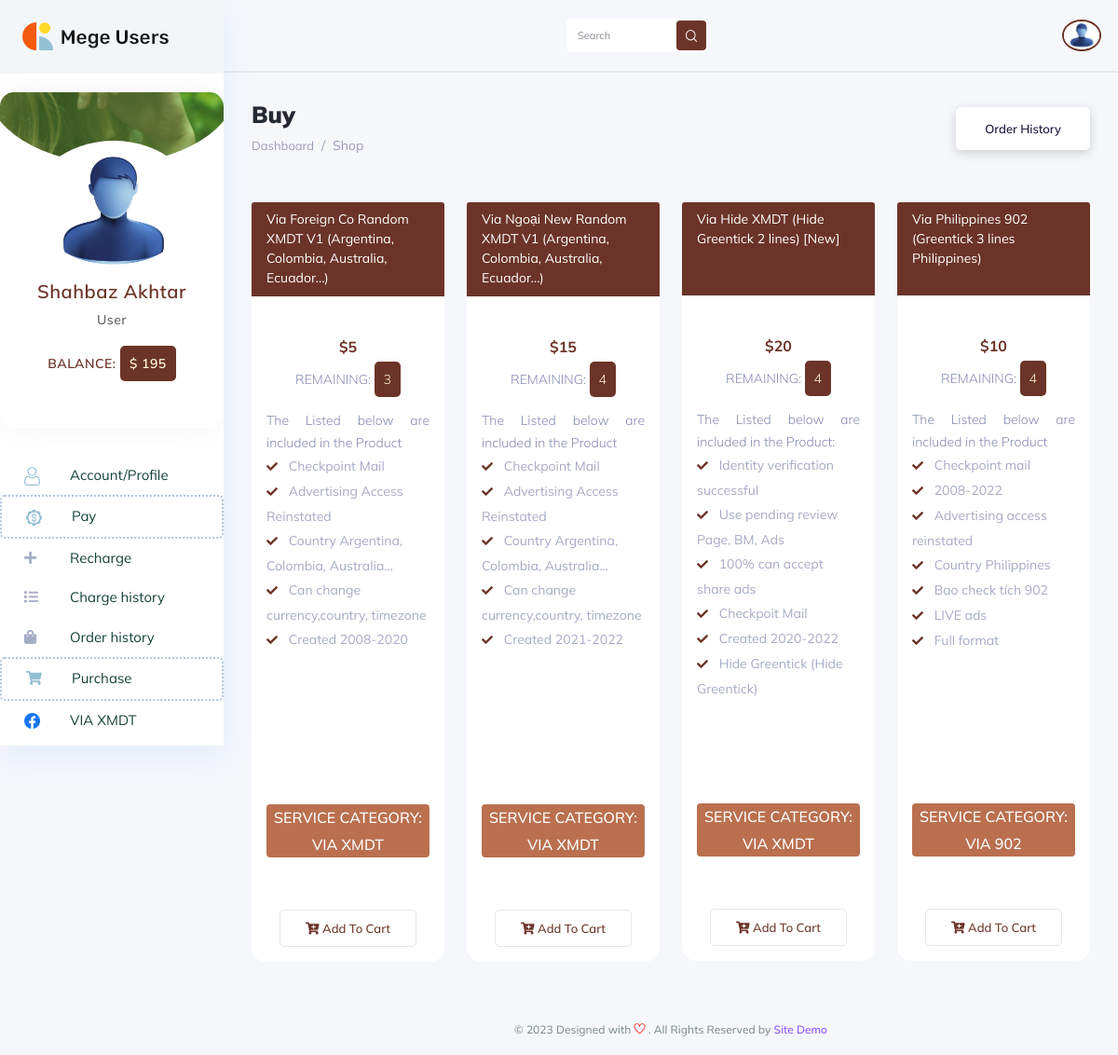
Page /shop.php (signed in) on the committed database.
### tables this page shows
CREATE TABLE `athentication` (
  `id` int(11) NOT NULL,
  `site_name` text NOT NULL,
  `site_logo` text NOT NULL,
  `usdt_address` text NOT NULL,
  `site_notice` text NOT NULL,
  `date` timestamp NOT NULL DEFAULT current_timestamp() ON UPDATE current_timestamp()
);

CREATE TABLE `users` (
  `id` int(11) NOT NULL,
  `name` text NOT NULL,
  `email` varchar(255) NOT NULL,
  `password` text NOT NULL,
  `img` text NOT NULL,
  `phone` text NOT NULL,
  `role` text NOT NULL,
  `status` text NOT NULL,
  `wallet` double NOT NULL,
  `date` timestamp NOT NULL DEFAULT current_timestamp() ON UPDATE current_timestamp()
);

CREATE TABLE `services` (
  `id` int(11) NOT NULL,
  `name` text NOT NULL,
  `img` text NOT NULL,
  `status` text NOT NULL,
  `date` timestamp NOT NULL DEFAULT current_timestamp() ON UPDATE current_timestamp()
);

CREATE TABLE `products` (
  `id` int(11) NOT NULL,
  `name` text NOT NULL,
  `description` text NOT NULL,
  `price` int(11) NOT NULL,
  `stack_qty` int(11) NOT NULL,
  `service_id` int(11) NOT NULL,
  `date` timestamp NOT NULL DEFAULT current_timestamp() ON UPDATE current_timestamp()
);

CREATE TABLE `products_features` (
  `id` int(11) NOT NULL,
  `name` text NOT NULL,
  `pro_id` text NOT NULL,
  `date` timestamp NOT NULL DEFAULT current_timestamp() ON UPDATE current_timestamp()
);

### shop.php (the view, shortened to what the rows shown need)
<?php
include "db/db.php";
include "inc/head.php";
?>
    <body class="crm_body_bg">
<?php
include "inc/sidebar.php";
if (isset($_GET['service']))
{
    $sqlPro = mysqli_query($db, "SELECT * FROM `products` WHERE service_id = '".$_GET['service']."'");
}
else
{
    $sqlPro = mysqli_query($db, "SELECT * FROM `products`");
}
    ?>
    <section class="main_content dashboard_part large_header_bg">
        <?php
        include "inc/navbar.php";
        ?>
        <div class="main_content_iner overly_inner ">
            <div class="container-fluid p-0 ">
                <div class="row">
                    <?php
                    if (isset($_GET['service']))
                    {
                        $sqlPro = mysqli_query($db, "SELECT * FROM `products` WHERE service_id = '".$_GET['service']."'");
                    }
                    else if (isset($_POST['search_btn']))
                    {
                        $search = $_POST['search'];
                        $sqlPro = mysqli_query($db, "SELECT * FROM `products` WHERE name LIKE '%$search%' ORDER BY id DESC");
                    }
                    else
                    {
                        $sqlPro = mysqli_query($db, "SELECT * FROM `products`");
                    }
                    while ($rowPro =mysqli_fetch_array($sqlPro))
                    {
                        ?>
                        <div class="col-sm-3" style="margin-top: 20px;">
                            <div class="white_card position-relative">
                                <div class="card-header" style="background: #6C3428!important;color: #fff; min-height: 100px!important;">
                                    <?php
                                    echo $rowPro['name'];
                                    ?>
                                </div>
                                <div class="card-body">
                                    <div class="row my-4 single-pro-detail">
                                        <h5 class="price_shahbaz514">
                                            $<?php echo $rowPro['price']; ?>
                                        </h5>
                                        <p style="text-align: center!important;" class="text-uppercase">
                                            Remaining: <span class="stock_qty_shahbaz514"><?php echo $rowPro['stack_qty']; ?></span>
                                        </p>
                                        <div class="single-pro-detail"  style="float: left!important; min-height: 400px!important; margin-top: 20px;">
                                            <p style="text-align: justify;">
                                                <?php echo $rowPro['description']; ?>
                                            </p>
                                            <ul class="list-unstyled pro-features border-0">
                                                <?php
                                                $sqlProFeatures = mysqli_query($db, "SELECT * FROM `products_features` WHERE pro_id = '".$rowPro['id']."'");
                                                while ($rowProFeatures = mysqli_fetch_array($sqlProFeatures))
                                                {
                                                    echo '<li>'.$rowProFeatures['name'].'</li>';
                                                }
                                                ?>
                                            </ul>
                                        </div>
                                        <div class="text-center my-4">
                                            <center>
                                                <h5 class="text-uppercase text-white rounded" style="background: #BA704F!important;">
                                                    Service Category: <?php
                                                    $sqlService = mysqli_fetch_array(mysqli_query($db, "SELECT * FROM `services` WHERE id = '".$rowPro['service_id']."'"));
                                                    echo $sqlService['name'];
                                                    ?>
                                                </h5>
                                            </center>
                                        </div>
                                    </div>
                                    <div class="d-grid">
                                        <?php
                                        if ($rowPro['stack_qty'] == 0)
                                        {
                                            echo '
                                            <center>
                                                <button class="btn_3" style="width: max-content;" disabled>
                                                    <i class="fas fa-cart-plus"></i> Add To Cart
                                                </button>
                                            </center>
                                            ';
                                        }
                                        else
                                        {
                                            echo '
                                            <center>
                                                <button type="button" class="btn btn_3" style="width: max-content;" data-bs-toggle="modal" data-bs-target="#exampleModalLong'.$rowPro['id'].'">
                                                    <i class="fas fa-cart-plus"></i> Add To Cart
                                                </button>
                                            </center>
                                            ';
                                        }
                                        ?>
                                    </div>
                                </div>
                            </div>
                        </div>
                        <?php
                    }
                    ?>
                </div>
            </div>
        </div>
        <?php
        include "inc/footer.php";
        ?>
    </section>
<?php
include "inc/js_footer.php";
?>

### inc/sidebar.php (shortened to what the rows shown need)
<nav class="sidebar">
    <div class="logo d-flex justify-content-between">
        <a class="large_logo" href="index.php">
            <img src="img/site/<?php echo $site['site_logo']; ?>" alt>
        </a>
    </div>
    <div class="card custom-card">
        <div class="card-profile">
            <?php
            if ($_SESSION['img'] == "")
            {
                echo '<img src="img/client_img.png" class="rounded-circle">';
            }
            else
            {
                ?>
                <img src="img/users/<?php echo $userCredentials['img']; ?>" class="rounded-circle">
                <?php
            }
            ?>
        </div>
        <div class="text-center profile-details">
            <h4><?php echo $userCredentials['name']; ?></h4>
            <h6><?php echo $userCredentials['role']; ?></h6>
            <?php
            if ($_SESSION['role'] == 'User')
            {
                ?>
                <h6 class="text-uppercase" style="color: #6C3428;">
                    Balance: <span class="stock_qty_shahbaz514">
                        <?php echo "$ ".$userCredentials['wallet']; ?>
                    </span>
                </h6>
            <?php
            }
            ?>
        </div>
    </div>
    <ul id="sidebar_menu">
        <?php
        if ($_SESSION['role'] == 'Admin')
        {
            ?>
            <li class>
                <a href="orders.php" aria-expanded="false">
                    <div class="nav_icon_small">
                        <i class="fas fa-history" style="color: #94c0d4!important;"></i>
                    </div>
                    <div class="nav_title">
                        <span>Orders</span>
                    </div>
                </a>
            </li>
            <li class>
                <a href="payments.php" aria-expanded="false">
                    <div class="nav_icon_small">
                        <i class="fas fa-credit-card" style="color: #94c0d4!important;"></i>
                    </div>
                    <div class="nav_title">
                        <span>Payments</span>
                    </div>
                </a>
            </li>
            <li class>
                <a href="products.php" aria-expanded="false">
                    <div class="nav_icon_small">
                        <i class="fas fa-list-ol" style="color: #94c0d4!important;"></i>
                    </div>
                    <div class="nav_title">
                        <span>Products</span>
                    </div>
                </a>
            </li>
            <li class>
                <a href="accounts.php" aria-expanded="false">
                    <div class="nav_icon_small">
                        <i class="fas fa-list" style="color: #94c0d4!important;"></i>
                    </div>
                    <div class="nav_title">
                        <span>Accounts</span>
                    </div>
                </a>
            </li>
            <li class>
                <a href="services.php" aria-expanded="false">
                    <div class="nav_icon_small">
                        <i class="fas fa-list-alt" style="color: #94c0d4!important;"></i>
                    </div>
                    <div class="nav_title">
                        <span>Services</span>
                    </div>
                </a>
            </li>
            <li class>
                <a href="users.php" aria-expanded="false">
                    <div class="nav_icon_small">
                        <i class="fas fa-users" style="color: #94c0d4!important;"></i>
                    </div>
                    <div class="nav_title">
                        <span>Users</span>
                    </div>
                </a>
            </li>
            <li class>
                <a href="admins.php" aria-expanded="false">
                    <div class="nav_icon_small">
                        <i class="fas fa-users" style="color: #94c0d4!important;"></i>
                    </div>
                    <div class="nav_title">
                        <span>Admins</span>
                    </div>
                </a>
            </li>
            <li class>
                <a href="blogs.php" aria-expanded="false">
                    <div class="nav_icon_small">
                        <i class="fas fa-users" style="color: #94c0d4!important;"></i>
                    </div>
                    <div class="nav_title">
                        <span>QA/Blogs</span>
                    </div>
                </a>
            </li>
            <li class>
                <a href="siteSettings.php" aria-expanded="false">
                    <div class="nav_icon_small">
                        <i class="fas fa-users" style="color: #94c0d4!important;"></i>
                    </div>
                    <div class="nav_title">
                        <span>Site Settings</span>
                    </div>
                </a>
            </li>
            <?php
        }
        else
        {
            ?>
            <?php
            $sql = mysqli_query($db, "SELECT * FROM `services` ORDER by id ASC");
            while ($row = mysqli_fetch_array($sql))
            {
                ?>
                <li class>
                    <a href="shop.php?service=<?php echo $row['id']; ?>">
                        <div class="nav_icon_small">
                            <img src="img/services/<?php echo $row['img']; ?>" alt="img/services/<?php echo $row['name']; ?>">
                        </div>
                        <div class="nav_title">
                            <span>
                                <?php echo $row['name'] ?>
                            </span>
                        </div>
                    </a>
                </li>
                <?php
            }
            ?>
            <?php
        }
        ?>
    </ul>
</nav>

### inc/navbar.php (shortened to what the rows shown need)
<div class="container-fluid g-0">
    <div class="row">
        <div class="col-lg-12 p-0 ">
            <div class="header_iner d-flex justify-content-between align-items-center">
                <div class="header_right d-flex justify-content-between align-items-center">
                    <div class="profile_info">
                        <?php
                        if ($_SESSION['img'] == "")
                        {
                            echo '<img src="img/client_img.png">';
                        }
                        else
                        {
                            ?>
                            <img src="img/users/<?php echo $userCredentials['img']; ?>">
                            <?php
                        }
                        ?>
                    </div>
                </div>
            </div>
        </div>
    </div>
</div>

### inc/footer.php
<div class="footer_part">
    <div class="container-fluid">
        <div class="row">
            <div class="col-sm-12" style="margin-top: 20px;">
                <p class="text-center">
                    &copy; 2023 Designed with
                    <i class="ti-heart" style="color: red;"></i>
                    . All Rights Reserved by
                    <a href="#" class="link-primary" target="_blank">
                        <?php
                        echo $site['site_name'];
                        ?>
                    </a>
                </p>
            </div>
        </div>
    </div>
</div>

### rows in the picture
athentication: site_logo (picture), site_name "Site Demo"
users: img (picture), name "Shahbaz Akhtar", role "User", wallet "195"
services: img (picture), name "VIA XMDT"
products: name "Via Foreign Co Random XMDT V1 (Argentina, Colombia, Australia, Ecuador...)", price "5", stack_qty "3", description "The Listed below are included in the Product", service.name "VIA XMDT"
products_features: name "Checkpoint Mail"
products_features: name "Advertising Access Reinstated"
products_features: name "Country Argentina, Colombia, Australia..."
products_features: name "Can change currency,country, timezone"
products_features: name "Created 2008-2020"
products: name "Via Ngoại New Random XMDT V1 (Argentina, Colombia, Australia, Ecuador...)", price "15", stack_qty "4", description "The Listed below are included in the Product", service.name "VIA XMDT"
products_features: name "Checkpoint Mail"
products_features: name "Advertising Access Reinstated"
products_features: name "Country Argentina, Colombia, Australia..."
products_features: name "Can change currency,country, timezone"
products_features: name "Created 2021-2022"
products: name "Via Hide XMDT (Hide Greentick 2 lines) [New]", price "20", stack_qty "4", description "The Listed below are included in the Product:", service.name "VIA XMDT"
products_features: name "Identity verification successful"
products_features: name "Use pending review Page, BM, Ads"
products_features: name "100% can accept share ads"
products_features: name "Checkpoit Mail"
products_features: name "Created 2020-2022"
products_features: name "Hide Greentick (Hide Greentick)"
products: name "Via Philippines 902 (Greentick 3 lines Philippines)", price "10", stack_qty "4", description "The Listed below are included in the Product", service.name "VIA 902"
products_features: name "Checkpoint mail"
products_features: name "2008-2022"
products_features: name "Advertising access reinstated"
products_features: name "Country Philippines"
products_features: name "Bao check tích 902"
products_features: name "LIVE ads"
products_features: name "Full format"
